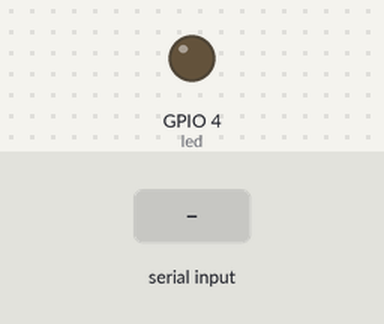
Bench run of a sketch on a simulated ESP32. On the bench: output pins drawn as LEDs (lit = HIGH). The test bench sets the inputs (shaded band).

Above: at 1.2 s.
1.3 s: "1" received over Serial
At 2.1 s:
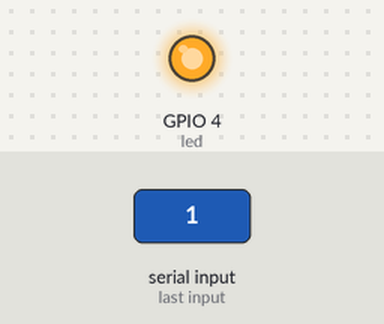
2.8 s: "0" received over Serial
At 3.2 s:
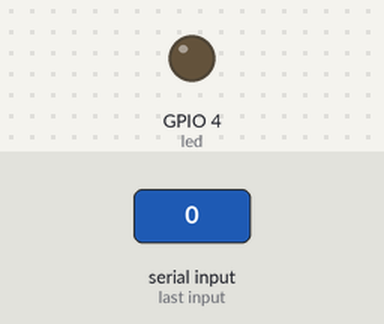
Timing chart, 0 to 5.8 s (numbered marks = the images above; inputs shaded):
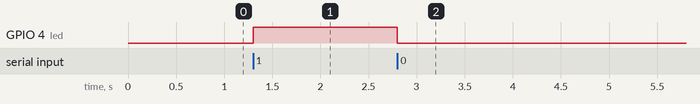

Measured:
- after the input at 1.3 s, GPIO 4 (led): LOW → HIGH at once
- after the input at 2.8 s, GPIO 4 (led): HIGH → LOW at once

The sketch:

04_serial_incom.ino
```cpp
int led = 4 ;
void setup() {
  Serial.begin(115200);
  pinMode(led,OUTPUT);
}

void loop() {
  while(Serial.available()) {
    char incom = Serial.read();
    if( incom == '1'){
      digitalWrite(led, HIGH);
    }
    else if( incom == '0'){
      digitalWrite(led, LOW);
    }
  }
}
```
